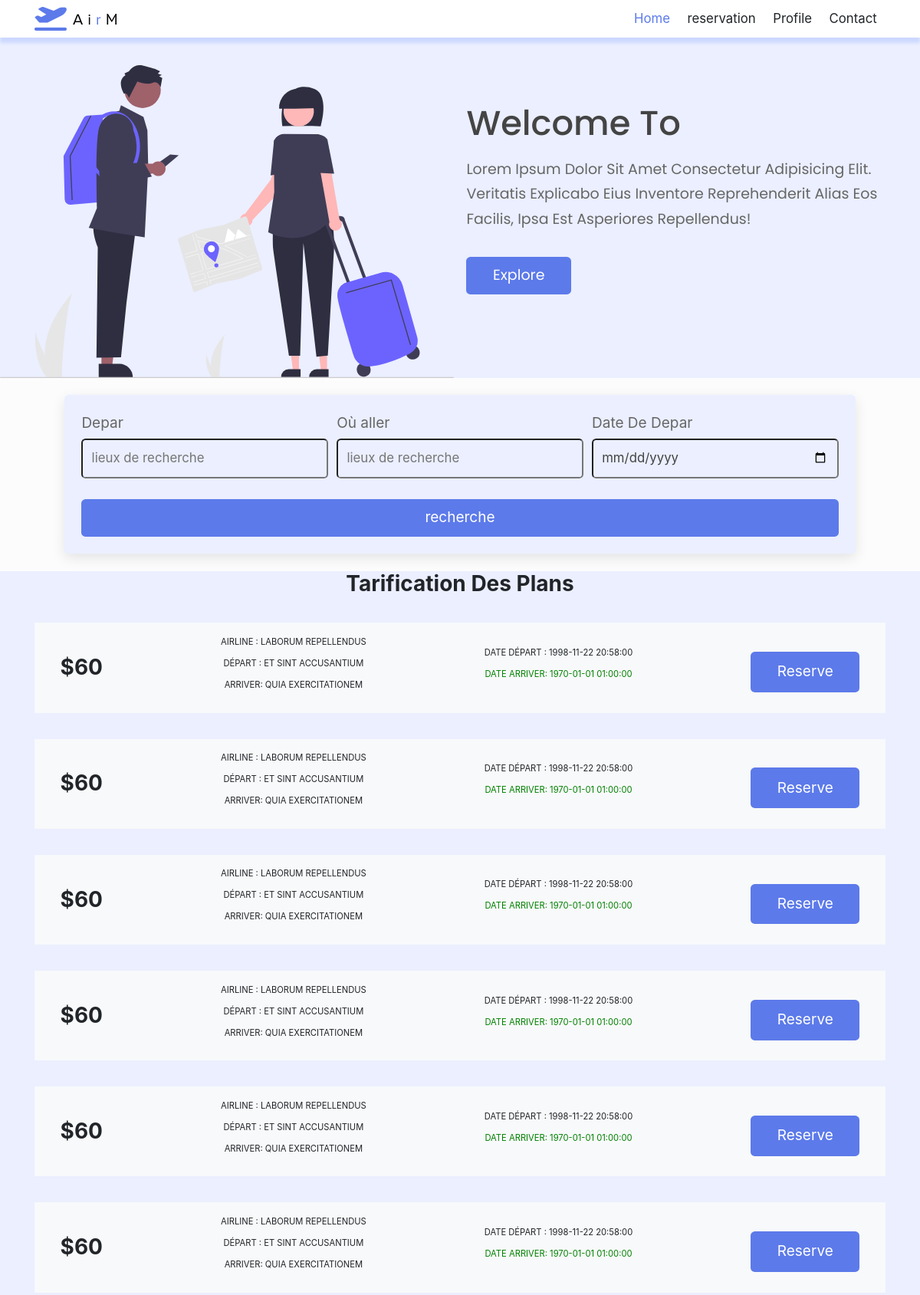
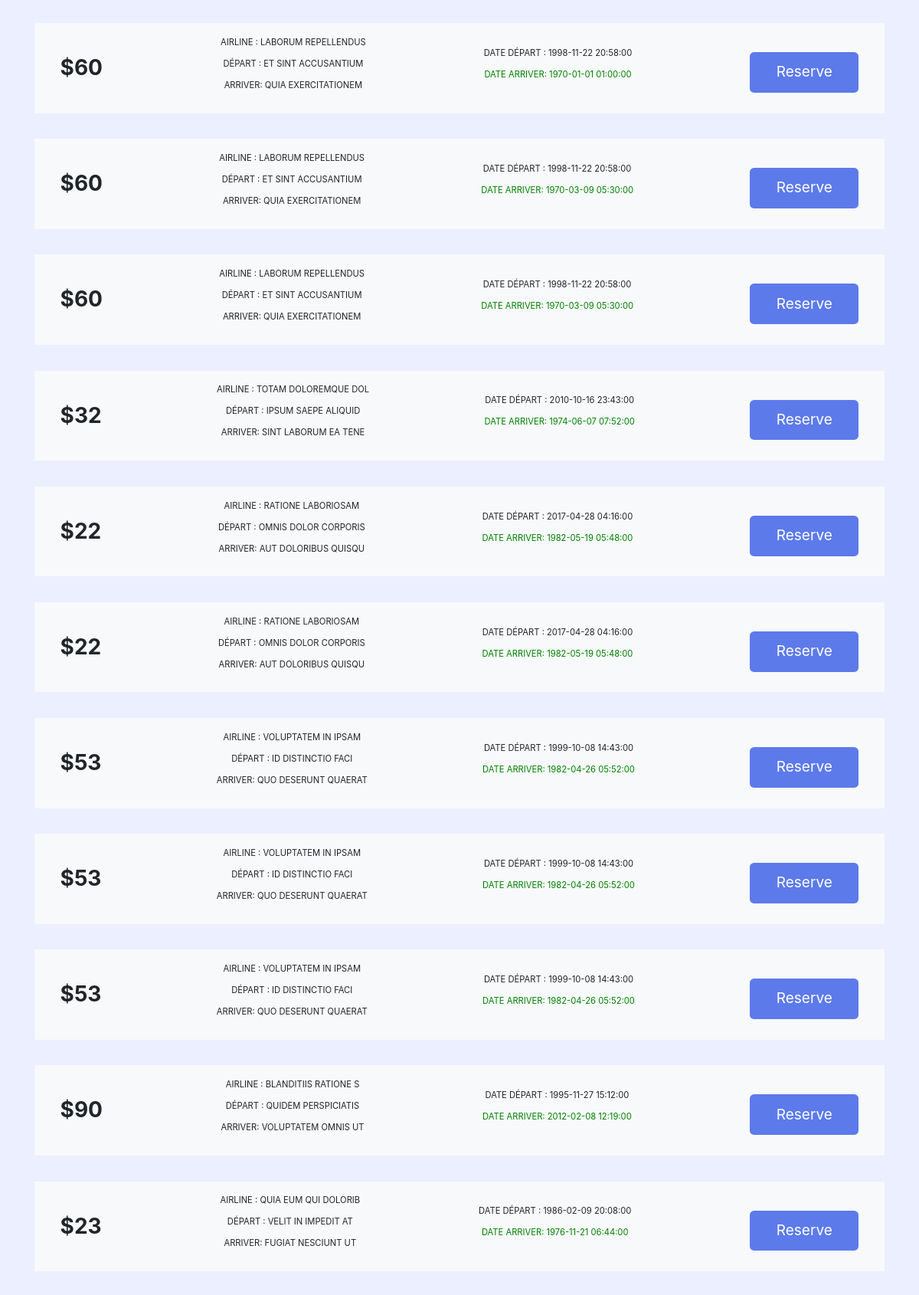
The app's page /reservation (signed in, upper part) with its own data (2 pictures, top to bottom).
### tables this page shows
CREATE TABLE `vols` (
  `idVol` int(11) NOT NULL,
  `airlines` varchar(254) DEFAULT NULL,
  `numvol` int(11) DEFAULT NULL,
  `depart` varchar(30) DEFAULT NULL,
  `destination` varchar(30) DEFAULT NULL,
  `HeurDepart` datetime DEFAULT NULL,
  `HeurDarrivée` datetime DEFAULT NULL,
  `numberPlac` varchar(10) DEFAULT NULL,
  `prix` varchar(254) DEFAULT NULL,
  `class` tinyint(1) DEFAULT NULL
);

### controllers/HomeController.php (called while the page is built)
<?php
class HomeController {
    public function index($page){
        include('views/'.$page.'.php');
    }
}
?>

### autoload.php (called while the page is built, shortened)
<?php
function autoload($class_name){
	$array_paths = array(
		'database/',
		'app/class/',
		'models/',
		'controllers/'
	);
	$parts = explode('\\',$class_name);
	$name = array_pop($parts);
	foreach($array_paths as $path){
		$file = sprintf($path.'%s.php',$name);
	}
}

### database/DB.php (called while the page is built)
<?php
class DB
{
    static public function connect()
    {
        $db = new PDO("mysql:host=localhost;dbname=sqlappreservation", "root", "");
        $db->exec("set names utf8");
        $db->setAttribute(PDO::ATTR_ERRMODE,PDO::ERRMODE_WARNING);
        return $db;
    }
}

### models/vol.php (called while the page is built, shortened)
<?php
class Vol
{
    static public function getAll()
    {
        $stmt=DB::Connect()->prepare('SELECT * FROM vols');
        $stmt->execute();
        return $stmt->fetchAll();
    }
}
?>

### controllers/VolController.php (called while the page is built, shortened)
<?php
class VolController
{
    public function getAllVols(){
            $vols = Vol::getAll();
            return $vols;
    }
}
?>

### Views/reservation.php (the view, shortened to what this page needs)
<?php
if (isset($_POST['reserve'])) {
    $data = new UserController();
    $vols = $data->searchVol();
} else {
   $data = new VolController();
     $vols = $data->getAllVols();
 }
?>
<?php
include './views/include/header.php';
?>
<!DOCTYPE html>
<html lang="en">
<head>
    <link rel="stylesheet" href="https://cdnjs.cloudflare.com/ajax/libs/aos/2.3.4/aos.css">
    <link rel="stylesheet" href="https://unpkg.com/swiper/swiper-bundle.min.css" />
    <link rel="stylesheet" href="https://cdnjs.cloudflare.com/ajax/libs/font-awesome/5.15.4/css/all.min.css">
    <link rel="stylesheet" href="https://cdn.jsdelivr.net/npm/bootstrap@4.5.3/dist/css/bootstrap.min.css">
    <link rel="stylesheet" href="./public/assets/resrv.css">
</head>
<body>
    <div class="body">
        <section class="home" id="home">
            <div class="image" data-aos="fade-down">
                <img src="./image/hom.svg" alt="">
            </div>
            <div class="content" data-aos="fade-up">
                <h3>Welcome to</h3>
                <p>Lorem ipsum dolor sit amet consectetur adipisicing elit. Veritatis explicabo eius inventore reprehenderit alias eos facilis, ipsa est asperiores repellendus!</p>
                <a href="" class="btn">explore</a>
            </div>
        </section>
        <section class="form-container" id="form-container" data-aos="zoom-in" required>
            <form action="" method="post" id="form">
                <div class="inputBox">
                    <span>Depar</span>
                    <input type="text" name="depar" placeholder="lieux de recherche" required>
                </div>
                <div class="inputBox">
                    <span>Où aller</span>
                    <input type="text" name="arrive" placeholder="lieux de recherche" required>
                </div>
                <div class="inputBox">
                    <span>Date De Depar</span>
                    <input type="date" name="month" required>
                </div>
                <input type="submit" name="reserve" value=" recherche" class="btn">
            </form>
        </section>
    <div class="container my-5">
    <div class="text-center mb-5">
      <h1 class="text-capitalize font-weight-bold">Tarification <span class="headline">Des plans</span></h1>
    </div>
<?php foreach ($vols as $vol) : ?>
    <div class="my-5 py-4 px-5 bg-light d-sm-flex align-items-center justify-content-between">
      <div class="text-center">
        <h1 class="my-2 font-weight-bold">$<?= $vol['prix'] ?></h1>
      </div>
      <div class="text-center text-uppercase ">
        <p class="d-block">Airline : <?= $vol['airlines']; ?>  </p>
        <p class="d-block my-3">départ : <?= $vol['depart']; ?> </p>
        <p class="d-block my-3">Arriver: <?= $vol['destination'] ?> </p>
      </div>
      <div class="text-center text-uppercase">
        <p class="d-block">date départ : <?= $vol['HeurDepart'] ?></p>
        <p class="d-block my-6 " style="color:green;">date Arriver: <?=   $vol['HeurDarrivée']; ?> </p>
      </div>
      <form action="reserve" method="post">
     <div class="text-center">
        <button type="submit" name="idVol"value="<?php echo $vol['idVol'] ?>" class="btn text-white px-5 py-3 main-btn">Reserve</button>
      </div>
      </form>
    </div>
    <?php endforeach; ?>
</body>
</html>

### public/assets/style.css (style rules this page uses)
* { margin:0; padding: 0; }
:root { --bg-danger: #5C7AEA; --bg-white:#fff; --bg-light-white: #F6F8FF; --primary-font:"Poppins", sans-serif; --text-white:#fff; --text-black: O#121212; --text-danger:O#5C7AEA; --text-gray: #aaa; --text-dark-gray: 0#777; }
body { font-family: var(--primary-font); font-size: 1rem; font-weight: 400; line-height: 1.75rem; background:var(--bg-white); color: var(--text-black); overflow-x:hidden; background-color:#ebefff !important; }
a, a:hover { text-decoration: none; }
p { margin: 0; }
.content { float: left; width: 55%; }
section { float: left; background: #fcfcfd; z-index: 1000; width: 100%; }

### public/assets/resrv.css (style rules this page uses)
:root { --blue:#5C7AEA; --text-color-1:#444; --text-color-2:#666; --bg-color-1:#fff; --bg-color-2:#ebefff; --box-shadow:0 .5rem 1.5rem rgba(0,0,0,.1); }
html { font-size: 70%; overflow-x: hidden; scroll-padding-top: 7rem; scroll-behavior: smooth; }
body { background-color:var(--bg-color-2) !important; }
section { padding:2rem 7%; }
.btn { margin-top: 1rem; display: inline-block; padding:.8rem 3rem; font-size: 1.7rem; color:#fff; background:var(--blue); border-radius: .5rem; cursor: pointer; }
.home { display: flex; align-items: center; flex-wrap: wrap; gap:1.5rem; padding-top: 7rem; font-family: 'Poppins', sans-serif; margin:0; padding:0; box-sizing: border-box; outline: none; border:none; text-decoration: none; text-transform: capitalize; background-color:var(--bg-color-2); margin-top: -20px; }
.home .image { flex:1 1 45rem; }
.home .image img { margin-top:60px; width: 100%; }
.home .content { flex:1 1 45rem; }
.home .content h3 { color:var(--text-color-1); font-size: 4rem; }
.home .content p { color:var(--text-color-2); font-size: 1.7rem; line-height: 1.7; padding:1rem 0; }
.form-container form { background: var(--bg-color-1); box-shadow: var(--box-shadow); border-radius: .5rem; padding:2rem; display: flex; flex-wrap: wrap; gap:1rem; align-items: center; background-color:var(--bg-color-2); }
.form-container form .inputBox { flex:1 1 23rem; }
.form-container form .inputBox span { font-size: 1.7rem; color:var(--text-color-2); }
.form-container form .inputBox input { font-size: 1.5rem; color:var(--text-color-1); background:var(--bg-color-2); border-radius: .5rem; margin:.5rem 0; text-transform: none; width: 100%; padding:1rem; }
.form-container form .btn { flex:1 1 23rem; }

### records on screen
vols: prix "60", airlines "LABORUM REPELLENDUS", depart "ET SINT ACCUSANTIUM", destination "QUIA EXERCITATIONEM", HeurDepart "1998-11-22 20:58:00", HeurDarrivée "1970-01-01 01:00:00", $vol['idVol'] 20 (drawn)
vols: prix "60", airlines "LABORUM REPELLENDUS", depart "ET SINT ACCUSANTIUM", destination "QUIA EXERCITATIONEM", HeurDepart "1998-11-22 20:58:00", HeurDarrivée "1970-01-01 01:00:00", $vol['idVol'] 21 (drawn)
vols: prix "60", airlines "LABORUM REPELLENDUS", depart "ET SINT ACCUSANTIUM", destination "QUIA EXERCITATIONEM", HeurDepart "1998-11-22 20:58:00", HeurDarrivée "1970-01-01 01:00:00", $vol['idVol'] 22 (drawn)
vols: prix "60", airlines "LABORUM REPELLENDUS", depart "ET SINT ACCUSANTIUM", destination "QUIA EXERCITATIONEM", HeurDepart "1998-11-22 20:58:00", HeurDarrivée "1970-01-01 01:00:00", $vol['idVol'] 23 (drawn)
vols: prix "60", airlines "LABORUM REPELLENDUS", depart "ET SINT ACCUSANTIUM", destination "QUIA EXERCITATIONEM", HeurDepart "1998-11-22 20:58:00", HeurDarrivée "1970-01-01 01:00:00", $vol['idVol'] 24 (drawn)
vols: prix "60", airlines "LABORUM REPELLENDUS", depart "ET SINT ACCUSANTIUM", destination "QUIA EXERCITATIONEM", HeurDepart "1998-11-22 20:58:00", HeurDarrivée "1970-01-01 01:00:00", $vol['idVol'] 25 (drawn)
vols: prix "60", airlines "LABORUM REPELLENDUS", depart "ET SINT ACCUSANTIUM", destination "QUIA EXERCITATIONEM", HeurDepart "1998-11-22 20:58:00", HeurDarrivée "1970-01-01 01:00:00", $vol['idVol'] 26 (drawn)
vols: prix "60", airlines "LABORUM REPELLENDUS", depart "ET SINT ACCUSANTIUM", destination "QUIA EXERCITATIONEM", HeurDepart "1998-11-22 20:58:00", HeurDarrivée "1970-03-09 05:30:00", $vol['idVol'] 27 (drawn)
vols: prix "60", airlines "LABORUM REPELLENDUS", depart "ET SINT ACCUSANTIUM", destination "QUIA EXERCITATIONEM", HeurDepart "1998-11-22 20:58:00", HeurDarrivée "1970-03-09 05:30:00", $vol['idVol'] 28 (drawn)
vols: prix "32", airlines "TOTAM DOLOREMQUE DOL", depart "IPSUM SAEPE ALIQUID", destination "SINT LABORUM EA TENE", HeurDepart "2010-10-16 23:43:00", HeurDarrivée "1974-06-07 07:52:00", $vol['idVol'] 29 (drawn)
vols: prix "22", airlines "RATIONE LABORIOSAM", depart "OMNIS DOLOR CORPORIS", destination "AUT DOLORIBUS QUISQU", HeurDepart "2017-04-28 04:16:00", HeurDarrivée "1982-05-19 05:48:00", $vol['idVol'] 30 (drawn)
vols: prix "22", airlines "RATIONE LABORIOSAM", depart "OMNIS DOLOR CORPORIS", destination "AUT DOLORIBUS QUISQU", HeurDepart "2017-04-28 04:16:00", HeurDarrivée "1982-05-19 05:48:00", $vol['idVol'] 31 (drawn)
vols: prix "53", airlines "VOLUPTATEM IN IPSAM", depart "ID DISTINCTIO FACI", destination "QUO DESERUNT QUAERAT", HeurDepart "1999-10-08 14:43:00", HeurDarrivée "1982-04-26 05:52:00", $vol['idVol'] 32 (drawn)
vols: prix "53", airlines "VOLUPTATEM IN IPSAM", depart "ID DISTINCTIO FACI", destination "QUO DESERUNT QUAERAT", HeurDepart "1999-10-08 14:43:00", HeurDarrivée "1982-04-26 05:52:00", $vol['idVol'] 33 (drawn)
vols: prix "53", airlines "VOLUPTATEM IN IPSAM", depart "ID DISTINCTIO FACI", destination "QUO DESERUNT QUAERAT", HeurDepart "1999-10-08 14:43:00", HeurDarrivée "1982-04-26 05:52:00", $vol['idVol'] 34 (drawn)
vols: prix "90", airlines "BLANDITIIS RATIONE S", depart "QUIDEM PERSPICIATIS", destination "VOLUPTATEM OMNIS UT", HeurDepart "1995-11-27 15:12:00", HeurDarrivée "2012-02-08 12:19:00", $vol['idVol'] 35 (drawn)
vols: prix "23", airlines "QUIA EUM QUI DOLORIB", depart "VELIT IN IMPEDIT AT", destination "FUGIAT NESCIUNT UT", HeurDepart "1986-02-09 20:08:00", HeurDarrivée "1976-11-21 06:44:00", $vol['idVol'] 36 (drawn)
